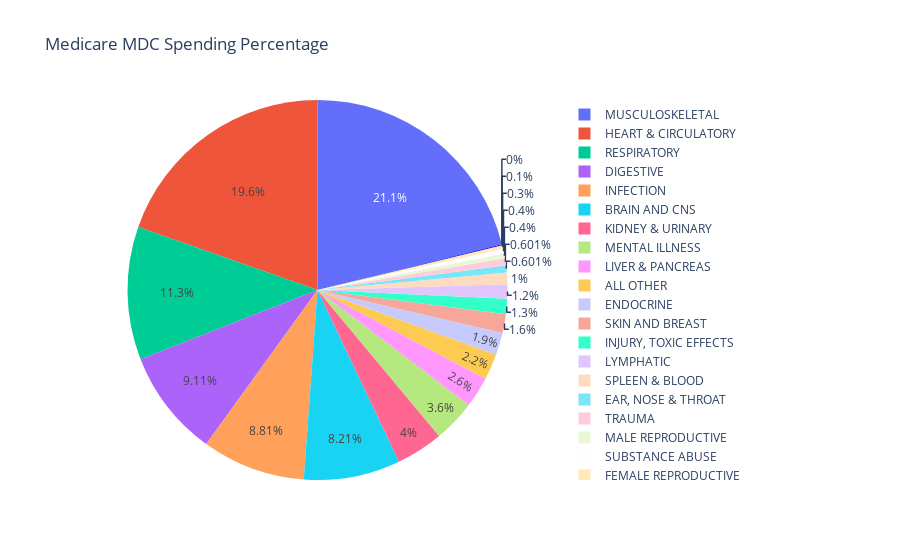

The code cell stored with this chart in its notebook:
### Code cell
care_pie=pd.DataFrame(inpatient.loc[inpatient['care_percent']!= 0])
fig = go.Figure(data=[go.Pie(labels=com_pie['MDC_CAT_NAME'], values=com_pie['care_percent'])])
fig.update_layout(
    title_text="Medicare MDC Spending Percentage")
fig.show()
#plotly.offline.plot(fig, filename='Medicare MDC Spending Percentage.html')

### Figure 1 — Plotly figure (JSON) as saved in the notebook; plotly's stock layout.template omitted (floating-point values rounded to 4 significant figures)
{"data": [{"labels": ["BRAIN AND CNS", "EAR, NOSE & THROAT", "RESPIRATORY", "HEART & CIRCULATORY", "DIGESTIVE", "LIVER & PANCREAS", "MUSCULOSKELETAL", "SKIN AND BREAST", "ENDOCRINE", "KIDNEY & URINARY", "MALE REPRODUCTIVE", "FEMALE REPRODUCTIVE", "PREGNANCY, CHILDBIRTH AND THE PUERPERIUM", "NEONATAL", "SPLEEN & BLOOD", "LYMPHATIC", "INFECTION", "MENTAL ILLNESS", "SUBSTANCE ABUSE", "INJURY, TOXIC EFFECTS", "ALL OTHER", "TRAUMA"], "type": "pie", "values": [0.082, 0.006, 0.113, 0.196, 0.091, 0.026, 0.211, 0.016, 0.019, 0.04, 0.004, 0.003, 0.001, 0, 0.01, 0.012, 0.088, 0.036, 0.004, 0.013, 0.022, 0.006]}], "layout": {"title": {"text": "Medicare MDC Spending Percentage"}}}
